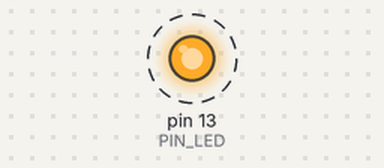
Recording of a sketch running on a simulated Arduino Uno, built with avr-gcc and run on an emulated ATmega328P. Shown: output pins drawn as LEDs (lit = HIGH). Dashed ring = blinking. What the sketch prints to the serial monitor is not drawn.

Above: at 0.5 s.
Timing chart, 0 to 4.6 s (numbered marks = the images above):
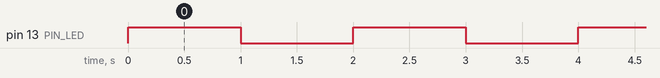

The sketch:

04_example_3.ino
```cpp
#define PIN_LED 13
unsigned int count, toggle;

void setup() {
  pinMode(PIN_LED, OUTPUT);
  Serial.begin(115200);
  count = toggle = 0;
  digitalWrite(PIN_LED, toggle);
}

void loop() {
  Serial.println(++count);        // 실행 횟수 카운트
  toggle = toggle_state(toggle);  // 토글 함수로 상태 변경
  digitalWrite(PIN_LED, toggle);  // LED를 토글 값으로 제어
  delay(1000);
}

int toggle_state(int toggle) {
  return !toggle;   // 0 1 반전
}
```

Measured:
- by itself, pin 13 (PIN_LED): alternates HIGH for 1.0 s and LOW for 1.0 s
